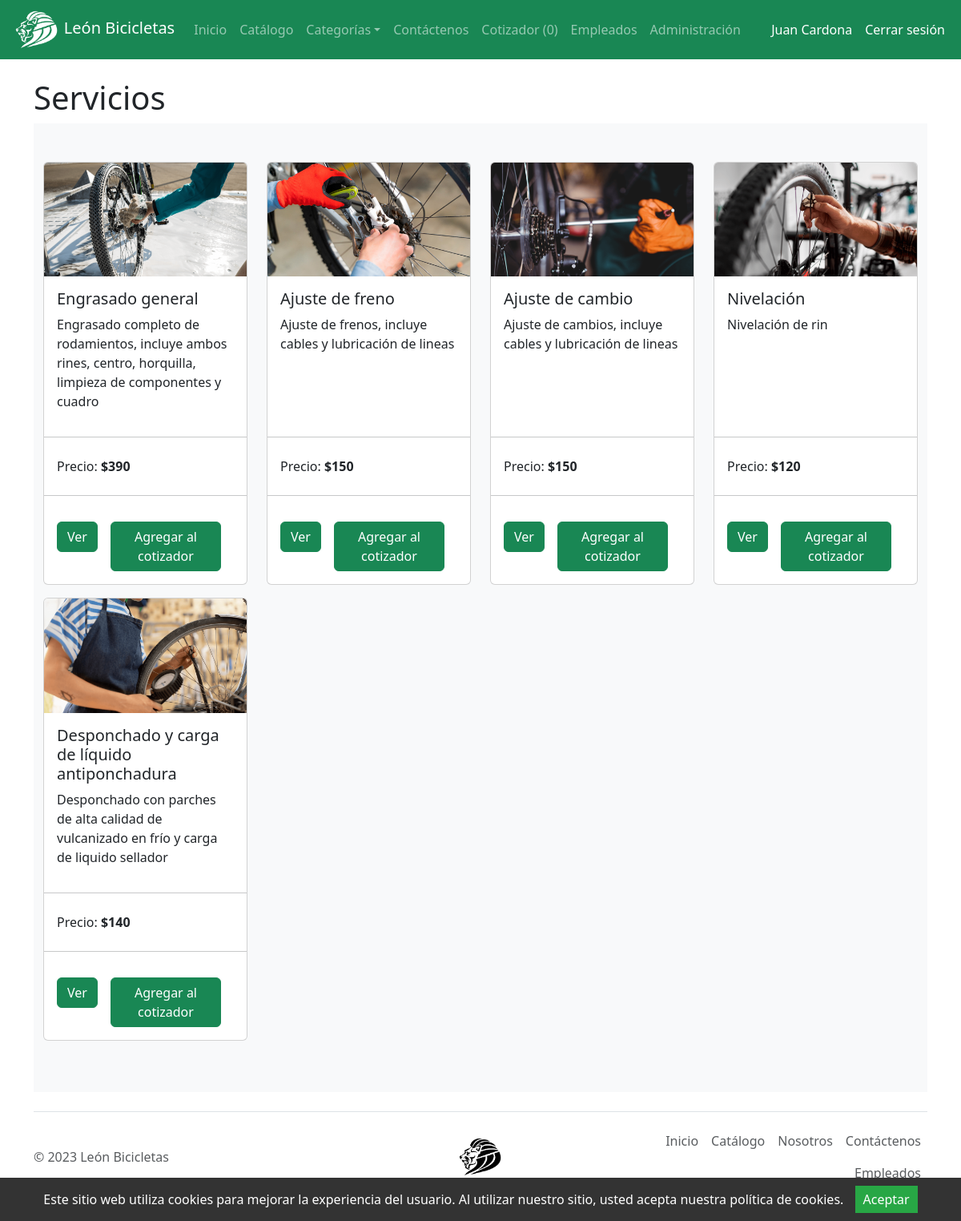
The page /es/categorias/servicios.php (signed in) on the database its author committed.
### tables this page shows
create table productos (
idProd int primary key auto_increment,
nomProd varchar(45),
imgProd varchar(45),
descripcionProd varchar(200),
precio int(10),
stock int(10),
idCat int(10)
);

### es/categorias/servicios.php (the view, shortened to what this page needs)
<?php
include '../cotizar.php';
include '../TEMPLATE/head.php';
include '../TEMPLATE/nav.php';
?>
<div class="container">
    <br>
    <h1>Servicios</h1>
    <div class="album py-5 bg-body-tertiary">
        <div class="container">
            <div class="row row-cols-1 row-cols-sm-2 row-cols-md-3 row-cols-lg-4">
                <?php
                $sql = "SELECT * FROM productos WHERE idCat = 4";
                if ($resultado = $conn->query($sql)) {
                    if ($resultado->num_rows > 0) {
                        while ($row = $resultado->fetch_array()) {
                            echo '<div class="col pb-3">';
                            echo '<div class="card h-100">';
                            echo '<img src="../images/' . $row['imgProd'] . '" class="card-img-top" alt="...">';
                            echo '<div class="card-body d-flex flex-column">';
                            echo '<h5 class="card-title">' . $row['nomProd'] . '</h5>';
                            echo '<p class="card-text">' . $row['descripcionProd'] . '</p>';
                            echo '</div>';
                            echo '<div class="align-text-bottom">';
                            echo '<hr>';
                            echo '<ul class="list-group list-group-flush">';
                            echo '<li class="list-group-item">Precio: <b>$' . $row['precio'] . '</b></li>';
                            echo '</ul>';
                            echo '<hr>';
                            echo '<div class="card-body d-inline-flex">';
                            echo '<form>';
                            echo '<a class="btn btn-success" href="../verProducto.php?id=' . $row['idProd'] . '">Ver</a>';
                            echo '</form>';
                            echo '<form action="" method="post">';
                            echo '<button class="btn btn-success mx-3" name="btnAccion" type="submit" value="Agregar">Agregar al cotizador</button>';
                            echo '</form>';
                            echo '</div>';
                            echo '</div>';
                            echo '</div>';
                            echo '</div>';
                        }
                    } else {
                        echo '<div class="alert alert-danger"><em>Pronto agregaremos nuevos productos.</em></div>';
                    }
                } else {
                    echo "Ups! Algo salió mal. Intenta más tarde.";
                }
                ?>
            </div>
        </div>
    </div>
</div>
<?php
include '../TEMPLATE/footer.php';
?>

### rows shown on the page
productos: imgProd (picture), nomProd "Engrasado general", descripcionProd "Engrasado completo de rodamientos, incluye ambos rines, centro, horquilla, limpieza de componentes y cuadro", precio "390"
productos: imgProd (picture), nomProd "Ajuste de freno", descripcionProd "Ajuste de frenos, incluye cables y lubricación de lineas", precio "150"
productos: imgProd (picture), nomProd "Ajuste de cambio", descripcionProd "Ajuste de cambios, incluye cables y lubricación de lineas", precio "150"
productos: imgProd (picture), nomProd "Nivelación", descripcionProd "Nivelación de rin", precio "120"
productos: imgProd (picture), nomProd "Desponchado y carga de líquido antiponchadura", descripcionProd "Desponchado con parches de alta calidad de vulcanizado en frío y carga de liquido sellador", precio "140"

### other values the page prints
$_SESSION["nombre"] "Juan"
$_SESSION["apellido"] "Cardona"
